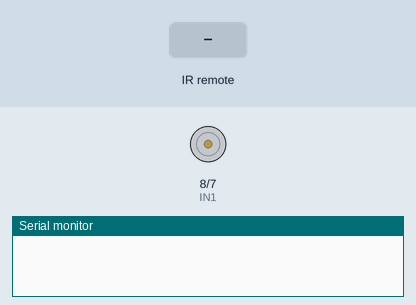
Bench run of a sketch on a simulated Arduino Uno, built with avr-gcc and run on an emulated ATmega328P. Parts: motor-driver pin pairs drawn as motors (green arrow = first pin HIGH = forward, orange = second pin HIGH = backward, longer = more drive, scaled by the enable pin), the last lines printed to the serial monitor. The inputs (shaded band) are chosen by the test bench.

Above: at 1.2 s.
1.3 s: infrared code 0x69 received
At 1.7 s:
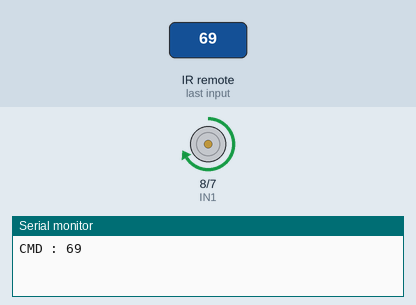
3.3 s: infrared code 0x96 received
At 3.55 s:
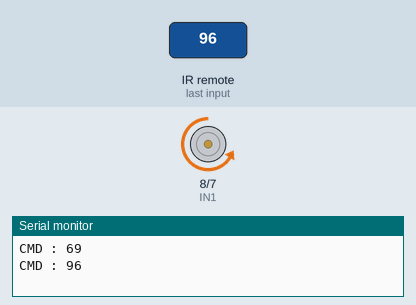
Timing chart, 0 to 6.3 s (numbered marks = the images above; inputs shaded):
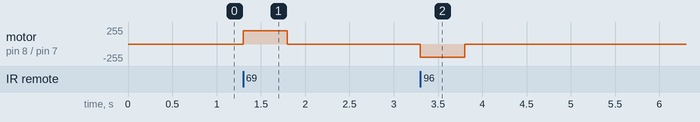

Measured:
- after the input at 1.3 s, motor on pin 8 (IN1) / pin 7 (IN2): stopped → forward 200/255 at once, → stopped 0.50 s later
- after the input at 3.3 s, motor on pin 8 (IN1) / pin 7 (IN2): stopped → backward 200/255 at once, → stopped 0.50 s later

The sketch:

RX_Motor.ino
```cpp
#include <IRremote.hpp>

// L298N
const int IN1 = 8;
const int IN2 = 7;
const int ENA = 9;

const int IR_RECEIVE_PIN = 3;

// TIMEOUT
unsigned long lastReceiveTime = 0;
const unsigned long TIMEOUT_MS = 500;

void setup() {
  Serial.begin(9600);

  pinMode(IN1, OUTPUT);
  pinMode(IN2, OUTPUT);
  pinMode(ENA, OUTPUT);

  IrReceiver.begin(IR_RECEIVE_PIN, ENABLE_LED_FEEDBACK);
}

void loop() {
  if (IrReceiver.decode()) {
    uint16_t receivedAddress = IrReceiver.decodedIRData.address;
    unsigned long receivedCommand = IrReceiver.decodedIRData.command;

    Serial.print("CMD : ");
    Serial.println(receivedCommand, HEX);

    if (receivedAddress == 0x00) {
      if (receivedCommand == 0x69) {
        digitalWrite(IN1, HIGH);
        digitalWrite(IN2, LOW);
        analogWrite(ENA, 200);

        lastReceiveTime = millis();
      }
      else if (receivedCommand == 0x96) {
        digitalWrite(IN1, LOW);
        digitalWrite(IN2, HIGH);
        analogWrite(ENA, 200);

        lastReceiveTime = millis();
      }

    } else {
      Serial.println("Canh bao: Sai dia chi!");
    }

    IrReceiver.resume();
  }
  if (millis() - lastReceiveTime > TIMEOUT_MS) {
    digitalWrite(IN1, LOW);
    digitalWrite(IN2, LOW);
    analogWrite(ENA, 0);
  }
}
```
